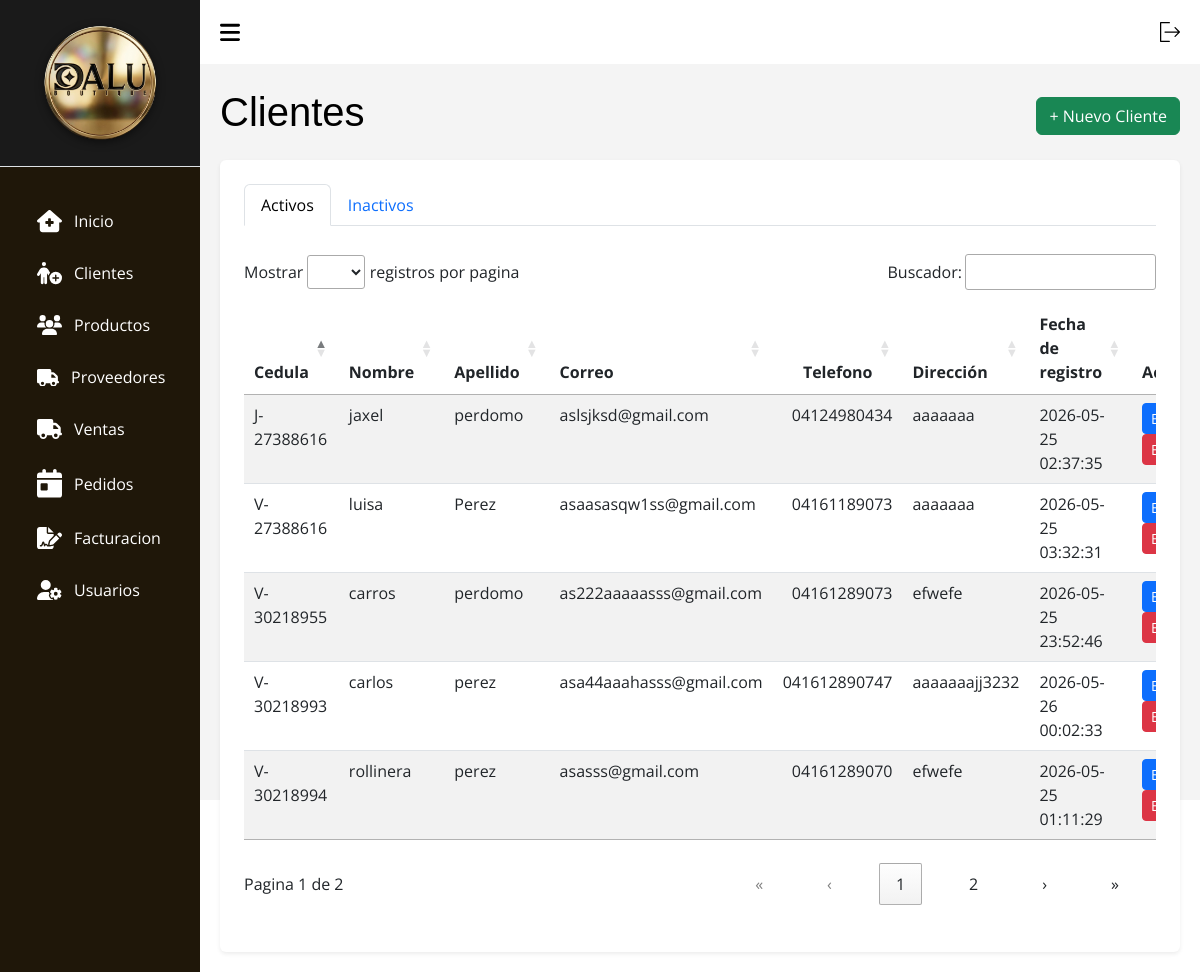
Screenshot of /index.php?c=Clientes (signed in) with the database file from the repository.
### tables this page shows
CREATE TABLE `clientes` (
  `id` int(11) NOT NULL,
  `nombre` varchar(100) NOT NULL,
  `apellido` varchar(100) NOT NULL,
  `correo` varchar(150) NOT NULL,
  `cedula` varchar(150) NOT NULL,
  `telefono` varchar(20) DEFAULT NULL,
  `direccion` varchar(255) DEFAULT NULL,
  `fecha_registro` timestamp NOT NULL DEFAULT current_timestamp(),
  `activo` tinyint(1) DEFAULT 1
);

### src/Models/Conexion.php (called while the page is built, shortened)
<?php
    class Conexion extends PDO {
        function __construct() {
            $servername = "localhost";
            $username = "root";
            $password = "";
            $dbname = "tiendadalu";
        }
    }

### src/Models/Clientes.php (called while the page is built, shortened)
<?php
    class Clientes extends Conexion {
        public function search() {
            $sql = "SELECT * FROM clientes WHERE activo = 1";
            $stmt = $this->prepare($sql);
            $stmt->execute();
            return $stmt->fetchAll(\PDO::FETCH_ASSOC);
        }
    }

### src/Views/V_cliente.php (the view, shortened to what this page needs)
<!DOCTYPE html>
<html lang="es">
<head>
    <link rel="stylesheet" href="assets/css/css.css">
    <link rel="stylesheet" href="assets/css/tabla.css">
    <link rel="stylesheet" href="assets/css/header.css">
    <link rel="stylesheet" href="assets/bootstrap.min.css">
    <link rel="stylesheet" href="https://cdn.jsdelivr.net/npm/intl-tel-input@24.5.0/build/css/intlTelInput.css">
    <link rel="stylesheet" href="assets/DataTablet/datatables.css">
</head>
<body>
    <?php require_once __DIR__ . "/../Views/layout/header.php"; ?>
    <main>
        <div class="d-flex justify-content-between align-items-center mb-3">
            <h1 class="titulo text-black">Clientes</h1>
            <button class="btn btn-success" data-bs-toggle="modal" data-bs-target="#modalAgregar">+ Nuevo Cliente</button>
        </div>
        <div class="container bg-white p-4 rounded shadow-sm">
            <ul class="nav nav-tabs mb-3" id="clienteTabs" role="tablist">
                <li class="nav-item">
                    <button class="nav-link active" id="activos-tab" data-bs-toggle="tab" data-bs-target="#activos" type="button">Activos</button>
                </li>
                <li class="nav-item">
                    <button class="nav-link" id="inactivos-tab" data-bs-toggle="tab" data-bs-target="#inactivos" type="button">Inactivos</button>
                </li>
            </ul>
            <div class="tab-content">
                <div class="tab-pane fade show active" id="activos">
                    <div class="table-responsive">
                        <table id="tablaActivos" class="table-DT table table-striped">
                            <thead>
                                <tr>
                                    <th scope="col">Cedula</th>
                                    <th scope="col">Nombre</th>
                                    <th scope="col">Apellido</th>
                                    <th scope="col">Correo</th>
                                    <th scope="col">Telefono</th>
                                    <th scope="col">Dirección</th>
                                    <th scope="col">Fecha de registro</th>
                                    <th scope="col">Accion</th>
                                </tr>
                            </thead>
                            <tbody>
                                <?php foreach ($clientes as $c): ?>
                                    <tr>
                                        <td><?php echo $c['cedula']; ?></td>
                                        <td><?php echo $c['nombre']; ?></td>
                                        <td><?php echo $c['apellido']; ?></td>
                                        <td><?php echo $c['correo']; ?></td>
                                        <td><?php echo $c['telefono']; ?></td>
                                        <td><?php echo $c['direccion']; ?></td>
                                        <td><?php echo $c['fecha_registro']; ?></td>
                                        <td>
                                            <button class="btn btn-sm btn-primary" data-bs-toggle="modal" data-bs-target="#modalEditar<?= $c['id'] ?>">Editar</button>
                                            <button type="button" class="btn btn-sm btn-danger" data-bs-toggle="modal" data-bs-target="#modalConfirmarEliminar<?= $c['id'] ?>">Eliminar</button>
                                        </td>
                                    </tr>
                                <?php endforeach; ?>
                            </tbody>
                        </table>
                    </div>
                </div>
            </div>
        </div>
    </main>
</body>
</html>

### assets/css/css.css (style rules this page uses)
* { margin: 0; padding: 0; text-decoration: none; box-sizing: border-box; font-family: 'Segoe UI', Tahoma, Geneva, Verdana, sans-serif; }
body { font-family: Arial, Helvetica, sans-serif; height: 100vh; display: flex; flex-wrap: nowrap; background: #9794942c; }
main { width: 100%; padding: 24px 20px 20px 20px; }

### assets/css/tabla.css (style rules this page uses)
.titulo { color: #0508c7; font-family: Impact, Haettenschweiler, 'Arial Narrow Bold', sans-serif; }
.table { border-radius: 10px; }

### assets/css/header.css (style rules this page uses)
* { font-family: 'Open Sans', sans-serif; margin: 0; padding: 0; box-sizing: border-box; }
:root { --grey: #F1F0F6; --dark-grey: #2610a1be; --light: #fff; --dark: #000; --green: #81D43A; --light-green: #E3FFCB; --blue: #1775F1; --light-blue: #D0E4FF; --dark-blue: #0C5FCD; --red: #FC3B56; }
li { list-style: none; }

### assets/DataTablet/datatables.css (style rules this page uses)
:root { --dt-row-selected: 13, 110, 253; --dt-row-selected-text: 255, 255, 255; --dt-row-selected-link: 9, 10, 11; --dt-row-stripe: 0, 0, 0; --dt-row-hover: 0, 0, 0; --dt-column-ordering: 0, 0, 0; --dt-html-background: white; }
table.dataTable thead > tr > th.dt-orderable-asc, table.dataTable thead > tr > th.dt-orderable-desc, table.dataTable thead > tr > th.dt-ordering-asc, table.dataTable thead > tr > th.dt-ordering-desc, table.dataTable thead > tr > td.dt-orderable-asc, table.dataTable thead > tr > td.dt-orderable-desc, table.dataTable thead > tr > td.dt-ordering-asc, table.dataTable thead > tr > td.dt-ordering-desc { position: relative; padding-right: 30px; }
table.dataTable thead > tr > th.dt-orderable-asc, table.dataTable thead > tr > th.dt-orderable-desc, table.dataTable thead > tr > td.dt-orderable-asc, table.dataTable thead > tr > td.dt-orderable-desc { cursor: pointer; }
table.dataTable th, table.dataTable td { box-sizing: border-box; }
table.dataTable th.dt-type-numeric, table.dataTable th.dt-type-date, table.dataTable td.dt-type-numeric, table.dataTable td.dt-type-date { text-align: right; }
table.dataTable thead th, table.dataTable thead td, table.dataTable tfoot th, table.dataTable tfoot td { text-align: left; }
table.dataTable { width: 100%; margin: 0 auto; border-spacing: 0; }
table.dataTable thead th, table.dataTable tfoot th { font-weight: bold; }
table.dataTable > thead > tr > th, table.dataTable > thead > tr > td { padding: 10px; border-bottom: 1px solid rgba(0, 0, 0, 0.3); }
table.dataTable > tbody > tr { background-color: transparent; }
table.dataTable > tbody > tr:first-child > * { border-top: none; }
table.dataTable > tbody > tr:last-child > * { border-bottom: none; }
table.dataTable > tbody > tr > th, table.dataTable > tbody > tr > td { padding: 8px 10px; }
div.dt-container div.dt-layout-full > *:only-child { margin-left: auto; margin-right: auto; }
div.dt-container.dt-empty-footer tbody > tr:last-child > * { border-bottom: 1px solid rgba(0, 0, 0, 0.3); }

### rows the page displays
clientes: cedula "V-30218994", nombre "rollinera", apellido "perez", correo "asasss@gmail.com", telefono "04161289070", direccion "efwefe", fecha_registro "2026-05-25 01:11:29"
clientes: cedula "J-27388616", nombre "jaxel", apellido "perdomo", correo "aslsjksd@gmail.com", telefono "04124980434", direccion "aaaaaaa", fecha_registro "2026-05-25 02:37:35"
clientes: cedula "V-27388616", nombre "luisa", apellido "Perez", correo "asaasasqw1ss@gmail.com", telefono "04161189073", direccion "aaaaaaa", fecha_registro "2026-05-25 03:32:31"
clientes: cedula "V-30218955", nombre "carros", apellido "perdomo", correo "as222aaaaasss@gmail.com", telefono "04161289073", direccion "efwefe", fecha_registro "2026-05-25 23:52:46"
clientes: cedula "V-30218993", nombre "carlos", apellido "perez", correo "asa44aaahasss@gmail.com", telefono "041612890747", direccion "aaaaaaajj3232", fecha_registro "2026-05-26 00:02:33"
